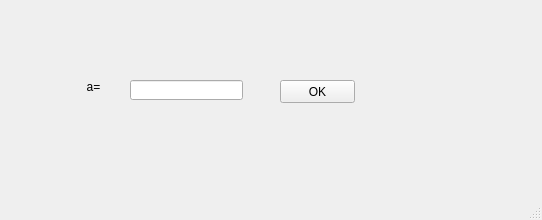
<?xml version="1.0" encoding="UTF-8"?>
<ui version="4.0">
 <class>MainWindow</class>
 <widget class="QMainWindow" name="MainWindow">
  <property name="geometry">
   <rect>
    <x>0</x>
    <y>0</y>
    <width>542</width>
    <height>220</height>
   </rect>
  </property>
  <property name="windowTitle">
   <string>MainWindow</string>
  </property>
  <widget class="QWidget" name="centralwidget">
   <widget class="QLabel" name="label">
    <property name="geometry">
     <rect>
      <x>70</x>
      <y>80</y>
      <width>47</width>
      <height>13</height>
     </rect>
    </property>
    <property name="text">
     <string>a=</string>
    </property>
    <property name="alignment">
     <set>Qt::AlignCenter</set>
    </property>
   </widget>
   <widget class="QLineEdit" name="A">
    <property name="geometry">
     <rect>
      <x>130</x>
      <y>80</y>
      <width>113</width>
      <height>20</height>
     </rect>
    </property>
   </widget>
   <widget class="QPushButton" name="OK">
    <property name="geometry">
     <rect>
      <x>280</x>
      <y>80</y>
      <width>75</width>
      <height>23</height>
     </rect>
    </property>
    <property name="text">
     <string>OK</string>
    </property>
   </widget>
   <widget class="QLabel" name="natija">
    <property name="geometry">
     <rect>
      <x>390</x>
      <y>90</y>
      <width>47</width>
      <height>13</height>
     </rect>
    </property>
    <property name="text">
     <string/>
    </property>
   </widget>
  </widget>
  <widget class="QMenuBar" name="menubar">
   <property name="geometry">
    <rect>
     <x>0</x>
     <y>0</y>
     <width>542</width>
     <height>21</height>
    </rect>
   </property>
  </widget>
  <widget class="QStatusBar" name="statusbar"/>
 </widget>
 <resources/>
 <connections/>
</ui>
